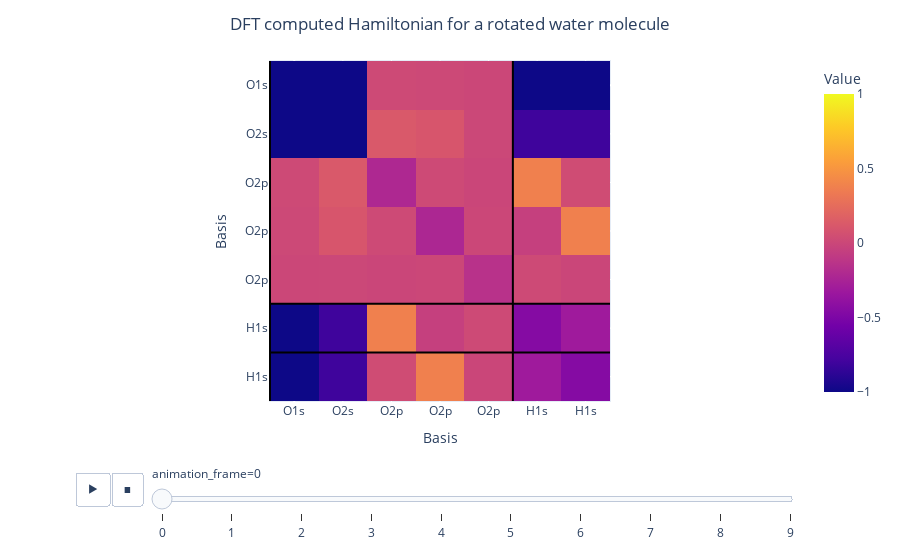

The notebook cell this image was saved under:
### Code cell
# Visualise computed Hamiltonian
db = instance_mongodb_sei(project="mlts")
collection = db.rotated_waters_dataset

hamiltonians = []
angles = []
structures = []
overlap_matrices = []
coefficients = []
eigenvalues = []

for doc in collection.find({}).limit(10):
    hamiltonians.append(doc["fock_matrices"][0])
    overlap_matrices.append(doc["overlap_matrices"][0])
    structure = Molecule.from_dict(doc["structures"][0])
    structures.append(structure)
    coefficients.append(doc["coeff_matrices"][0])
    angles.append(doc["angles"])
    eigenvalues.append(doc["eigenvalues"][0])

hamiltonians = np.array(hamiltonians)
overlap_matrices = np.array(overlap_matrices)
coefficients = np.array(coefficients)
angles = np.array(angles)
eigenvalues = np.array(eigenvalues)
# Unsqueeze to add a batch dimension
eigenvalues = eigenvalues[..., np.newaxis, :]

fig = px.imshow(
    hamiltonians[:, 1, ...], animation_frame=0, labels=dict(x="Basis", y="Basis", color="Value"),
    range_color=[-1, 1],
)
add_bounds_to_figure(fig)
fig.update_layout(title_text='DFT computed Hamiltonian for a rotated water molecule', title_x=0.5)
fig.show()

### Figure 1 — Plotly figure (JSON) as saved in the notebook; plotly's stock layout.template omitted (floating-point values rounded to 4 significant figures)
{"data": [{"coloraxis": "coloraxis", "hovertemplate": "Basis: %{x}<br>Basis: %{y}<br>Value: %{z}<extra></extra>", "name": "0", "type": "heatmap", "xaxis": "x", "yaxis": "y", "z": [[-18.83, -4.847, 0.01845, 0.01465, 0.0007066, -1.088, -1.088], [-4.847, -2.047, 0.1248, 0.09915, 0.004781, -0.8053, -0.8053], [0.01845, 0.1248, -0.2153, 0.01776, -0.00382, 0.375, 0.03803], [0.01465, 0.09915, 0.01776, -0.2238, 0.002055, -0.04869, 0.3767], [0.0007066, 0.004781, -0.00382, 0.002055, -0.1442, 0.01943, -0.003615], [-1.088, -0.8053, 0.375, -0.04869, 0.01943, -0.4541, -0.3114], [-1.088, -0.8053, 0.03803, 0.3767, -0.003615, -0.3114, -0.4541]]}], "layout": {"coloraxis": {"cmax": 1, "cmin": -1, "colorbar": {"title": {"text": "Value"}}, "colorscale": [[0, "#0d0887"], [0.1111, "#46039f"], [0.2222, "#7201a8"], [0.3333, "#9c179e"], [0.4444, "#bd3786"], [0.5556, "#d8576b"], [0.6667, "#ed7953"], [0.7778, "#fb9f3a"], [0.8889, "#fdca26"], [1, "#f0f921"]]}, "margin": {"t": 60}, "shapes": [{"line": {"color": "black", "width": 2}, "type": "line", "x0": -0.5, "x1": 6.5, "y0": 4.5, "y1": 4.5}, {"line": {"color": "black", "width": 2}, "type": "line", "x0": -0.5, "x1": 6.5, "y0": 5.5, "y1": 5.5}, {"line": {"color": "black", "width": 2}, "type": "line", "x0": -0.5, "x1": -0.5, "y0": -0.5, "y1": 6.5}, {"line": {"color": "black", "width": 2}, "type": "line", "x0": 4.5, "x1": 4.5, "y0": -0.5, "y1": 6.5}], "sliders": [{"active": 0, "currentvalue": {"prefix": "animation_frame="}, "len": 0.9, "pad": {"b": 10, "t": 60}, "steps": [{"args": [["0"], {"frame": {"duration": 0, "redraw": true}, "fromcurrent": true, "mode": "immediate", "transition": {"duration": 0, "easing": "linear"}}], "label": "0", "method": "animate"}, {"args": [["1"], {"frame": {"duration": 0, "redraw": true}, "fromcurrent": true, "mode": "immediate", "transition": {"duration": 0, "easing": "linear"}}], "label": "1", "method": "animate"}, {"args": [["2"], {"frame": {"duration": 0, "redraw": true}, "fromcurrent": true, "mode": "immediate", "transition": {"duration": 0, "easing": "linear"}}], "label": "2", "method": "animate"}, {"args": [["3"], {"frame": {"duration": 0, "redraw": true}, "fromcurrent": true, "mode": "immediate", "transition": {"duration": 0, "easing": "linear"}}], "label": "3", "method": "animate"}, {"args": [["4"], {"frame": {"duration": 0, "redraw": true}, "fromcurrent": true, "mode": "immediate", "transition": {"duration": 0, "easing": "linear"}}], "label": "4", "method": "animate"}, {"args": [["5"], {"frame": {"duration": 0, "redraw": true}, "fromcurrent": true, "mode": "immediate", "transition": {"duration": 0, "easing": "linear"}}], "label": "5", "method": "animate"}, {"args": [["6"], {"frame": {"duration": 0, "redraw": true}, "fromcurrent": true, "mode": "immediate", "transition": {"duration": 0, "easing": "linear"}}], "label": "6", "method": "animate"}, {"args": [["7"], {"frame": {"duration": 0, "redraw": true}, "fromcurrent": true, "mode": "immediate", "transition": {"duration": 0, "easing": "linear"}}], "label": "7", "method": "animate"}, {"args": [["8"], {"frame": {"duration": 0, "redraw": true}, "fromcurrent": true, "mode": "immediate", "transition": {"duration": 0, "easing": "linear"}}], "label": "8", "method": "animate"}, {"args": [["9"], {"frame": {"duration": 0, "redraw": true}, "fromcurrent": true, "mode": "immediate", "transition": {"duration": 0, "easing": "linear"}}], "label": "9", "method": "animate"}], "x": 0.1, "xanchor": "left", "y": 0, "yanchor": "top"}], "title": {"text": "DFT computed Hamiltonian for a rotated water molecule", "x": 0.5}, "updatemenus": [{"buttons": [{"args": [null, {"frame": {"duration": 500, "redraw": true}, "fromcurrent": true, "mode": "immediate", "transition": {"duration": 500, "easing": "linear"}}], "label": "&#9654;", "method": "animate"}, {"args": [[null], {"frame": {"duration": 0, "redraw": true}, "fromcurrent": true, "mode": "immediate", "transition": {"duration": 0, "easing": "linear"}}], "label": "&#9724;", "method": "animate"}], "direction": "left", "pad": {"r": 10, "t": 70}, "showactive": false, "type": "buttons", "x": 0.1, "xanchor": "right", "y": 0, "yanchor": "top"}], "xaxis": {"anchor": "y", "constrain": "domain", "domain": [0, 1], "scaleanchor": "y", "ticktext": ["O1s", "O2s", "O2p", "O2p", "O2p", "H1s", "H1s"], "tickvals": [0, 1, 2, 3, 4, 5, 6, 7, 8, 9, 10], "title": {"text": "Basis"}}, "yaxis": {"anchor": "x", "autorange": "reversed", "constrain": "domain", "domain": [0, 1], "ticktext": ["O1s", "O2s", "O2p", "O2p", "O2p", "H1s", "H1s"], "tickvals": [0, 1, 2, 3, 4, 5, 6, 7, 8, 9, 10], "title": {"text": "Basis"}}}}
